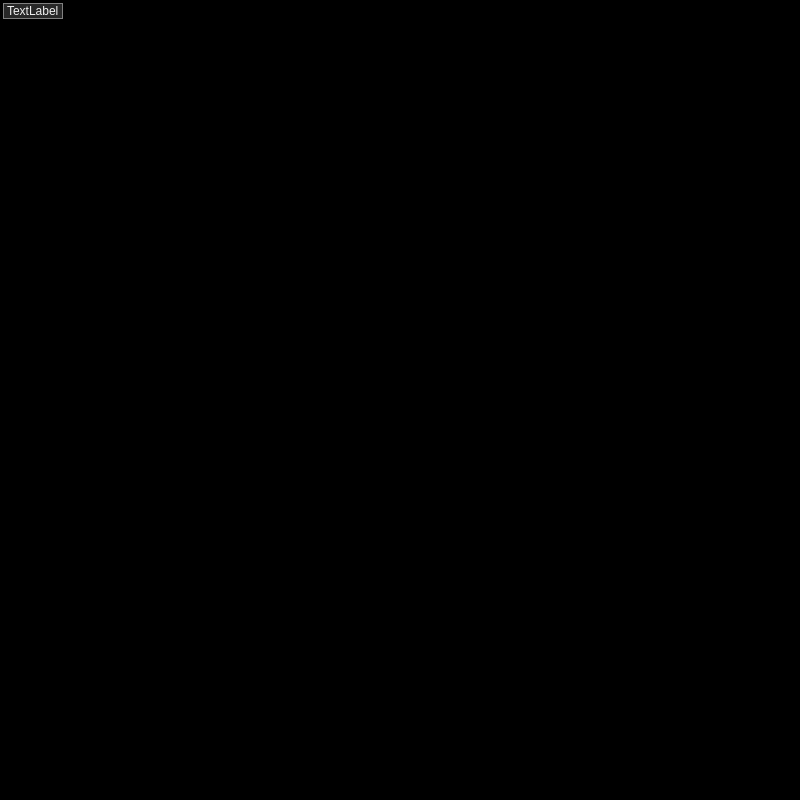
<?xml version="1.0" encoding="UTF-8"?>
<ui version="4.0">
 <class>ToolWidget</class>
 <widget class="QWidget" name="ToolWidget">
  <property name="geometry">
   <rect>
    <x>0</x>
    <y>0</y>
    <width>800</width>
    <height>800</height>
   </rect>
  </property>
  <property name="sizePolicy">
   <sizepolicy hsizetype="Minimum" vsizetype="Minimum">
    <horstretch>0</horstretch>
    <verstretch>0</verstretch>
   </sizepolicy>
  </property>
  <property name="maximumSize">
   <size>
    <width>800</width>
    <height>800</height>
   </size>
  </property>
  <property name="contextMenuPolicy">
   <enum>Qt::NoContextMenu</enum>
  </property>
  <property name="windowTitle">
   <string>ToolWidget</string>
  </property>
  <property name="styleSheet">
   <string notr="true">QWidget {
	background-color: black;
}

QLabel{
	border: 1px solid gray;
	background-color: rgb(40, 40, 40);
	color: rgb(240,240, 240);
}

QLabel:hover{
	border: 2px solid white;
	background-color: rgb(19, 156, 39);
}

QToolButton{
	border: 1px solid grey; 
	background-color: rgb(240, 240, 240);
}

QToolButton:hover{
	border: 2px solid white; 
	background-color: rgb(255, 255, 0);
}

QToolButton:pressed{
	border: 2px solid rgb(19, 156, 39);
	background-color: rgb(255, 255, 0);
}

QToolTip{ 
	border: 1px solid gray; 
	background-color: gray; 
	color: white;
}</string>
  </property>
  <layout class="QVBoxLayout" name="verticalLayout">
   <property name="sizeConstraint">
    <enum>QLayout::SetMinAndMaxSize</enum>
   </property>
   <property name="leftMargin">
    <number>3</number>
   </property>
   <property name="topMargin">
    <number>3</number>
   </property>
   <property name="rightMargin">
    <number>3</number>
   </property>
   <property name="bottomMargin">
    <number>3</number>
   </property>
   <item>
    <widget class="QLabel" name="label">
     <property name="sizePolicy">
      <sizepolicy hsizetype="Maximum" vsizetype="Maximum">
       <horstretch>0</horstretch>
       <verstretch>0</verstretch>
      </sizepolicy>
     </property>
     <property name="text">
      <string>TextLabel</string>
     </property>
    </widget>
   </item>
   <item>
    <layout class="QGridLayout" name="gridLayout">
     <property name="sizeConstraint">
      <enum>QLayout::SetMinAndMaxSize</enum>
     </property>
    </layout>
   </item>
   <item>
    <spacer name="verticalSpacer">
     <property name="orientation">
      <enum>Qt::Vertical</enum>
     </property>
     <property name="sizeType">
      <enum>QSizePolicy::MinimumExpanding</enum>
     </property>
     <property name="sizeHint" stdset="0">
      <size>
       <width>0</width>
       <height>0</height>
      </size>
     </property>
    </spacer>
   </item>
  </layout>
 </widget>
 <resources/>
 <connections/>
</ui>
